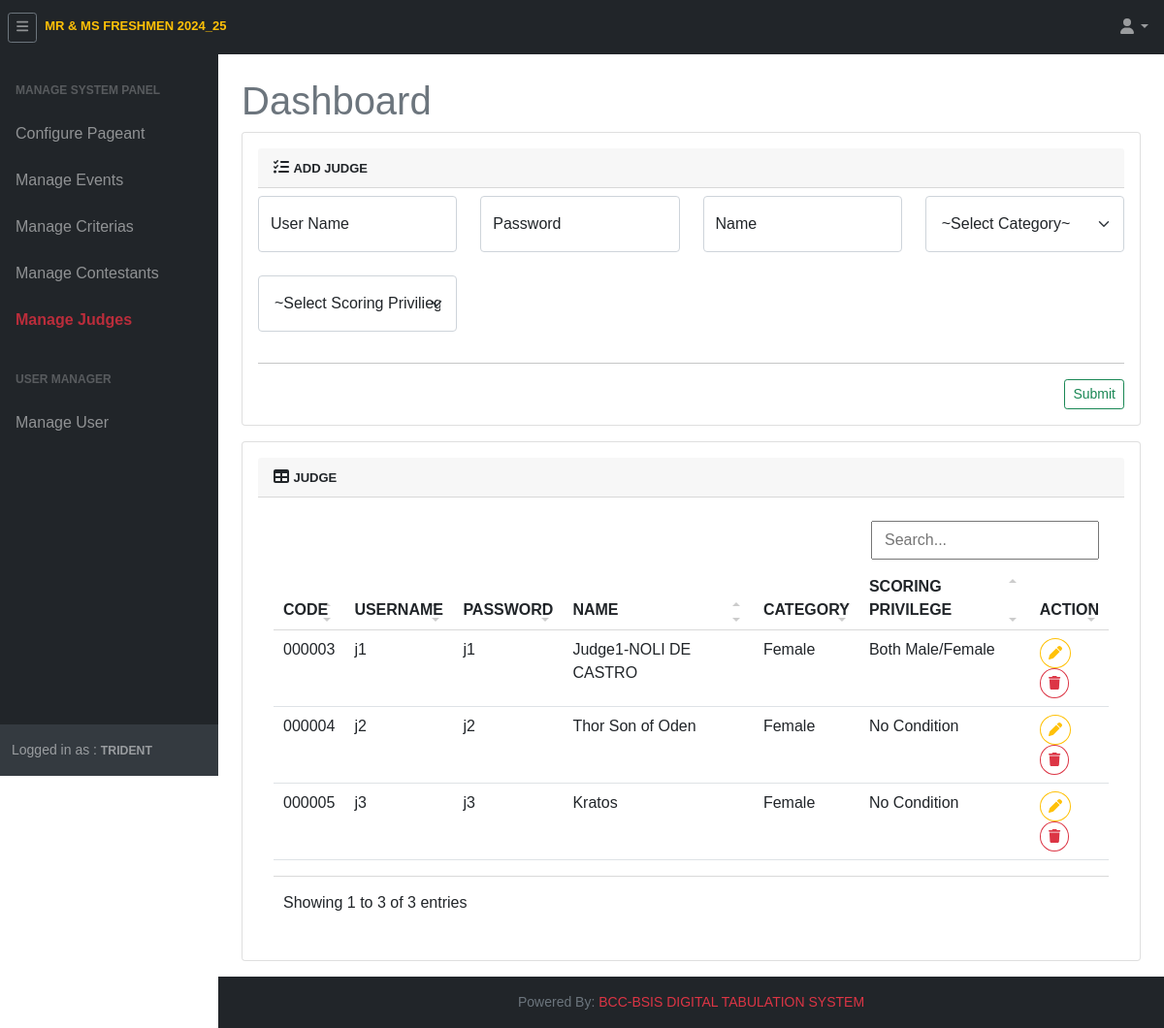
The app's page /tri.super/superjudge.php (signed in) with its own data.
### tables this page shows
CREATE TABLE `setting` (
  `id` int(11) NOT NULL,
  `condition_final` varchar(10) DEFAULT NULL,
  `pageant_name` varchar(255) DEFAULT NULL,
  `isGeneral` varchar(4) DEFAULT NULL,
  `logo` varchar(255) DEFAULT NULL,
  `cover_photo` varchar(255) DEFAULT NULL,
  `weighted_scoring` tinyint(4) DEFAULT NULL
);

CREATE TABLE `user` (
  `id` int(11) NOT NULL,
  `code` varchar(16) DEFAULT NULL,
  `username` varchar(90) DEFAULT NULL,
  `password` varchar(255) DEFAULT NULL,
  `name` varchar(45) DEFAULT NULL,
  `types` varchar(45) DEFAULT NULL,
  `category` varchar(15) DEFAULT NULL,
  `is_both` tinyint(1) DEFAULT NULL,
  `status` tinyint(1) DEFAULT NULL,
  `added_by` varchar(16) DEFAULT NULL,
  `added_timestamp` timestamp NULL DEFAULT NULL,
  `updated_by` varchar(16) DEFAULT NULL,
  `updated_timestamp` timestamp NULL DEFAULT NULL
);

### include/settings.php (called while the page is built, shortened)
<?php
$settings = mysqli_query($db, "SELECT * FROM setting") or die('query failed');
if(mysqli_num_rows($settings) > 0){
            $fetchSettings = mysqli_fetch_assoc($settings);
}
?>

### include/superinclude/superSession.php (called while the page is built, shortened)
<?php
$super = $_SESSION['super'];
?>

### tri.super/superjudge.php (the view, shortened to what this page needs)
<?php
    require '../include/connector/dbconn.php';
    require '../include/superinclude/superSession.php';
    include "../include/settings.php";
?>
<!DOCTYPE html>
<html lang="en">
    <head>
        <link href="../css/dataTable.css" rel="stylesheet" />
        <link href="../css/styles.css" rel="stylesheet" />
        <link rel="stylesheet" href="../css/jquery-ui.min.css">
    </head>
    <body class="sb-nav-fixed">
    <?php include "../include/topNav.php";?>
        <div id="layoutSidenav">
            <div id="layoutSidenav_nav">
            <?php include "../include/superinclude/superSidenav.php";?>
            </div>
            <div id="layoutSidenav_content">
                <main>
                <div class="container-fluid px-4">
                        <h1 class="mt-4 text-muted">Dashboard</h1>
                            <section class="mb-3">
                                <div class="card">
                                        <div class="card-body">
                                            <div class="card-header">
                                                <i class="fas fa-tasks"></i>
                                                <span class="fw-bold" style="font-size: small;">ADD JUDGE</span>
                                            </div>
                                            <form action="superCode.php" method="POST">
                                                <div class="row mb-3">
                                                        <div class="col-md-3 mb-3 mt-2">
                                                            <div class="form-floating">
                                                                <input class="form-control" id="judgeUserName" name="judgeUserName" type="text" placeholder="" data-maxlength="255" maxlength="255" required/>
                                                                <label for="label">User Name</label>
                                                            </div>
                                                        </div>
                                                        <div class="col-md-3 mb-3 mt-2">
                                                            <div class="form-floating">
                                                                <input class="form-control" id="judgePassword" name="judgePassword" type="text" placeholder="" data-maxlength="255" maxlength="255" required/>
                                                                <label for="label">Password</label>
                                                            </div>
                                                        </div>
                                                        <div class="col-md-3 mb-3 mt-2">
                                                            <div class="form-floating">
                                                                <input class="form-control" id="judgeName" name="judgeName" type="text" placeholder="" data-maxlength="255" maxlength="255" required/>
                                                                <label for="label">Name</label>
                                                            </div>
                                                        </div>
                                                        <div class="col-md-3 mb-3 mt-2">
                                                            <div class="form-floating">
                                                                <select class="form-select p-3" id="judgeCategoryType" name="judgeCategoryType" required>
                                                                    <option value="" selected disabled>~Select Category~</option>
                                                                </select>
                                                            </div>
                                                        </div>
                                                        <div class="col-md-3 mb-3 mt-2">
                                                            <div class="form-floating">
                                                                <select class="form-select p-3" id="judgeCategoryConditionType" name="judgeCategoryConditionType" required>
                                                                    <option value="" selected disabled>~Select Scoring Priviliege~</option>
                                                                </select>
                                                            </div>
                                                        </div>
                                                </div>
                                                    <div><hr class="dropdown-divider"/></div>
                                                        <div class="mt-3 mb-0 d-flex bd-highlight">
                                                            <button class="btn btn-outline-success btn-block ms-auto btn-sm" type="submit" name="addJudge" id="addJudge" style="text-decoration:none; -bs-btn-padding-y: .25rem; --bs-btn-padding-x: .5rem; --bs-btn-font-size: .75rem;">Submit</button>
                                                        </div>
                                            </form>
                                        </div>
                                </div>
                            </section>
                            <section class="mb-3">
                                <div class="card">
                                        <div class="card-body">
                                            <div class="card-header">
                                                <i class="fas fa-table"></i>
                                                <span class="fw-bold" style="font-size: small;">JUDGE</span>
                                            </div>
                                            <div class="card-body table-responsive-sm">
                                                <table class="table table-hover" id="data">
                                                <?php
                                                $sqlLogs = judgeAccountList;
                                                        $resultLogs = mysqli_query($db,$sqlLogs);
                                                        if(mysqli_num_rows($resultLogs) > 0){
                                                    ?>
                                                    <thead>
                                                        <tr>
                                                            <th>CODE</th>
                                                            <th>USERNAME</th>
                                                            <th>PASSWORD</th>
                                                            <th>NAME</th>
                                                            <th>CATEGORY</th>
                                                            <th>SCORING PRIVILEGE</th>
                                                            <th>ACTION</th>
                                                        </tr>
                                                    </thead>
                                                    <?php
                                                        while($rowLogs = mysqli_fetch_assoc($resultLogs)){
                                                        ?>
                                                    <tr>
                                                        <td>
                                                            <?=$rowLogs['code']; ?>
                                                        </td>
                                                        <td>
                                                            <?=$rowLogs['username']; ?>
                                                        </td>
                                                        <td>
                                                            <?=$rowLogs['password']; ?>
                                                        </td>
                                                        <td>
                                                            <?=$rowLogs['name']?>
                                                        </td>
                                                        <td>
                                                            <?Php
                                                            $categoryCode = $rowLogs['category'];
                                                            switch ($categoryCode) {
                                                                case 'FE':
                                                                    echo 'Female';
                                                                    break;
                                                            }
                                                            ?>
                                                        </td>
                                                        <td>
                                                            <?php
                                                            if($rowLogs['is_both'] == 1) {
                                                                echo "Both Male/Female";
                                                            }
                                                            else if ($rowLogs['is_both'] == 2){
                                                                echo "Both Gay/Lesbian";
                                                            }
                                                            else{
                                                                echo "No Condition";
                                                            }
                                                            ?>
                                                        </td>
                                                        <td>
                                                            <button data-code='<?= $rowLogs['code']; ?>' class="updateJudgeCode btn btn-outline-warning btn-sm rounded-circle"><i class="fa-solid fa-pen"></i></button>
                                                            <button data-code='<?= $rowLogs['code']; ?>' class="deleteJudgeCode btn btn-outline-danger btn-sm rounded-circle"><i class="fa-solid fa-trash"></i></button>
                                                        </td>
                                                    </tr>
                                                    <?php
                                                            }
                                                        } else {
                                                            echo "<h3 class='text-danger text-center mt-3'>No Existing Data Found!</h3>";
                                                        }
                                                    ?>
                                                </table>
                                            </div>
                                    </div>
                                </div>
                            </section>
                    </div>
                </main>
                <?php include "../include/footer.php";?>
            </div>
        </div>
</body>
</html>

### include/topNav.php (shortened to what this page needs)
<nav class="sb-topnav navbar navbar-expand navbar-dark bg-dark">
            <button class="btn btn-link btn-sm order-1 order-lg-0 me-3 me-lg-0 ms-2 border border-secondary" id="sidebarToggle" href="#!"><i class="fas fa-bars"></i></button>
            <a class="navbar-brand ms-2 mb-2" href="../tri.judge/judgeHome.php"><b class="text-warning" style="font-size: small;"><?= $fetchSettings['pageant_name']?></b></a>
            <ul class="navbar-nav me-2 ms-auto">
                <li class="nav-item dropdown">
                    <a class="nav-link dropdown-toggle" id="navbarDropdown" href="#" role="button" data-bs-toggle="dropdown" aria-expanded="false"><i class="fas fa-user fa-fw"></i></a>
                </li>
            </ul>
</nav>

### include/superinclude/superSidenav.php
<?php
         $select = mysqli_query($db, "SELECT * FROM user WHERE code = '$super' ") or die('query failed');
         if(mysqli_num_rows($select) > 0){
            $fetch = mysqli_fetch_assoc($select);
         }
?>
<div id="layoutSidenav_nav">
                <nav class="sb-sidenav accordion sb-sidenav-dark" id="sidenavAccordion">
                    <div class="sb-sidenav-menu">
                        <div class="nav category-buttons">
                        <div class="sb-sidenav-menu-heading">Manage System Panel</div>
                            <a class="event_category nav-link" href="superBackup.php">
                                Configure Pageant
                            </a>
                            <a class="event_category nav-link" href="superEvent.php">
                                Manage Events
                            </a>
                            <a class="event_category nav-link" href="superCriteria.php">
                                Manage Criterias
                            </a>
                            <a class="event_category nav-link" href="superContestant.php">
                                Manage Contestants
                            </a>
                            <a class="event_category nav-link" href="superjudge.php">
                                Manage Judges
                            </a>
                            <div class="sb-sidenav-menu-heading">User Manager</div>
                            <a class="event_category nav-link" href="superUser.php">
                                Manage User
                            </a>
                        </div>
                    </div>
                    <div class="sb-sidenav-footer py-3">
                        <div class="small">Logged in as :
                            <small class="fw-bold"><?php echo $fetch['name']; ?></small>
                        </div>
                    </div>
                </nav>
            </div>

### css/dataTable.css (style rules this page uses)
.datatable-table { max-width: 100%; width: 100%; border-spacing: 0; border-collapse: separate; }

### tri.super/superjudge.php (style rules this page uses)
body { margin: 0; background-size: cover; background-position: center; background-repeat: no-repeat; background-attachment: fixed; font-family: Arial; }

### records on screen
setting: pageant_name "MR & MS FRESHMEN 2024_25"
user: name "TRIDENT"
user: code "000003", username "j1", password "j1", name "Judge1-NOLI DE CASTRO", category "Female", is_both "Both Male/Female"
user: code "000004", username "j2", password "j2", name "Thor Son of Oden", category "Female", is_both "No Condition"
user: code "000005", username "j3", password "j3", name "Kratos", category "Female", is_both "No Condition"
